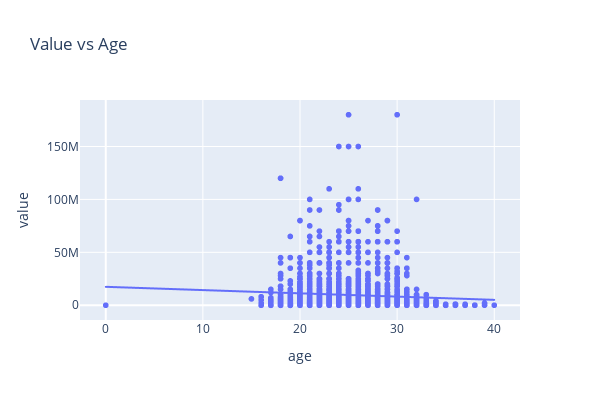

This figure's notebook cell:
### Code cell
#Scatter plot of age vs value
px.scatter(clean_data_df,x="age", y="value",trendline='ols',width=600, height=400,hover_data=['player'],title='Value vs Age')

### Figure 1 — Plotly figure (JSON) as saved in the notebook; plotly's stock layout.template omitted (floating-point values rounded to 4 significant figures; data arrays with more than 128 entries replaced by an {"elided": "..."} marker saying what was removed)
{"data": [{"customdata": {"elided": "2232x1 str values"}, "hovertemplate": "age=%{x}<br>value=%{y}<br>player=%{customdata[0]}<extra></extra>", "legendgroup": "", "marker": {"color": "#636efa", "symbol": "circle"}, "mode": "markers", "name": "", "showlegend": false, "type": "scattergl", "x": {"elided": "2232 int values"}, "xaxis": "x", "y": {"elided": "2232 int values"}, "yaxis": "y"}, {"hovertemplate": "<b>OLS trendline</b><br>value = -307891 * age + 1.74202e+07<br>R<sup>2</sup>=0.006630<br><br>age=%{x}<br>value=%{y} <b>(trend)</b><extra></extra>", "legendgroup": "", "marker": {"color": "#636efa", "symbol": "circle"}, "mode": "lines", "name": "", "showlegend": false, "type": "scattergl", "x": {"elided": "2232 int values"}, "xaxis": "x", "y": {"elided": "2232 float values"}, "yaxis": "y"}], "layout": {"height": 400, "legend": {"tracegroupgap": 0}, "title": {"text": "Value vs Age"}, "width": 600, "xaxis": {"anchor": "y", "domain": [0, 1], "title": {"text": "age"}}, "yaxis": {"anchor": "x", "domain": [0, 1], "title": {"text": "value"}}}}
